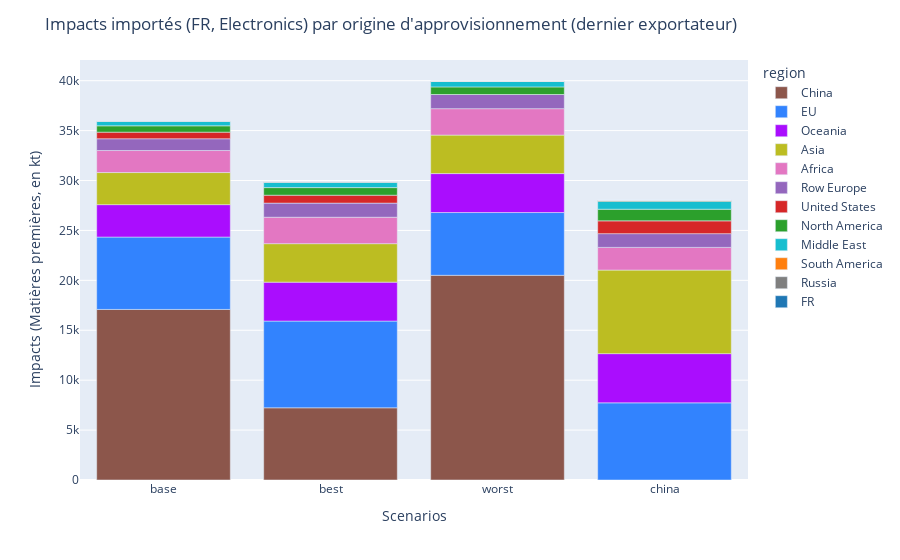
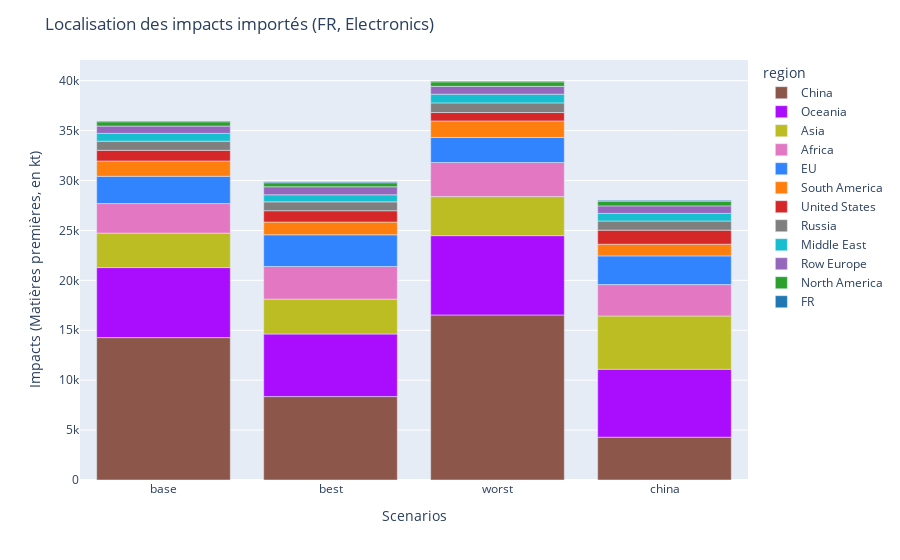

Here is the notebook cell these charts were saved with, in order:
### Code cell
plot_impacts_by_exporting_country_for_one_product(model_no_cap, sector="Electronics",country_importing="FR", stressors_to_display = 'Matières premières', scope =3)
plot_impacts_location_for_one_product(model_no_cap , 'Electronics',country_importing="FR",stressors_to_display = 'Matières premières')

### Figure 1 — Plotly figure (JSON) as saved in the notebook; plotly's stock layout.template omitted (floating-point values rounded to 4 significant figures)
{"data": [{"alignmentgroup": "True", "hovertemplate": "<b>%{hovertext}</b><br><br>region=China<br>scenario=%{x}<br>emissions=%{y}<extra></extra>", "hovertext": ["China", "China", "China", "China"], "legendgroup": "China", "marker": {"color": "#8C564B", "pattern": {"shape": ""}}, "name": "China", "offsetgroup": "China", "orientation": "v", "showlegend": true, "textposition": "auto", "type": "bar", "x": ["base", "best", "worst", "china"], "xaxis": "x", "y": [17090.0, 7233.0, 20510.0, 0], "yaxis": "y"}, {"alignmentgroup": "True", "hovertemplate": "<b>%{hovertext}</b><br><br>region=EU<br>scenario=%{x}<br>emissions=%{y}<extra></extra>", "hovertext": ["EU", "EU", "EU", "EU"], "legendgroup": "EU", "marker": {"color": "#3283FE", "pattern": {"shape": ""}}, "name": "EU", "offsetgroup": "EU", "orientation": "v", "showlegend": true, "textposition": "auto", "type": "bar", "x": ["base", "best", "worst", "china"], "xaxis": "x", "y": [7250.0, 8688.0, 6290.0, 7731.0], "yaxis": "y"}, {"alignmentgroup": "True", "hovertemplate": "<b>%{hovertext}</b><br><br>region=Oceania<br>scenario=%{x}<br>emissions=%{y}<extra></extra>", "hovertext": ["Oceania", "Oceania", "Oceania", "Oceania"], "legendgroup": "Oceania", "marker": {"color": "#AA0DFE", "pattern": {"shape": ""}}, "name": "Oceania", "offsetgroup": "Oceania", "orientation": "v", "showlegend": true, "textposition": "auto", "type": "bar", "x": ["base", "best", "worst", "china"], "xaxis": "x", "y": [3249.0, 3899.0, 3900.0, 4928.0], "yaxis": "y"}, {"alignmentgroup": "True", "hovertemplate": "<b>%{hovertext}</b><br><br>region=Asia<br>scenario=%{x}<br>emissions=%{y}<extra></extra>", "hovertext": ["Asia", "Asia", "Asia", "Asia"], "legendgroup": "Asia", "marker": {"color": "#BCBD22", "pattern": {"shape": ""}}, "name": "Asia", "offsetgroup": "Asia", "orientation": "v", "showlegend": true, "textposition": "auto", "type": "bar", "x": ["base", "best", "worst", "china"], "xaxis": "x", "y": [3212.0, 3855.0, 3855.0, 8369.0], "yaxis": "y"}, {"alignmentgroup": "True", "hovertemplate": "<b>%{hovertext}</b><br><br>region=Africa<br>scenario=%{x}<br>emissions=%{y}<extra></extra>", "hovertext": ["Africa", "Africa", "Africa", "Africa"], "legendgroup": "Africa", "marker": {"color": "#E377C2", "pattern": {"shape": ""}}, "name": "Africa", "offsetgroup": "Africa", "orientation": "v", "showlegend": true, "textposition": "auto", "type": "bar", "x": ["base", "best", "worst", "china"], "xaxis": "x", "y": [2207.0, 2648.0, 2649.0, 2275.0], "yaxis": "y"}, {"alignmentgroup": "True", "hovertemplate": "<b>%{hovertext}</b><br><br>region=Row Europe<br>scenario=%{x}<br>emissions=%{y}<extra></extra>", "hovertext": ["Row Europe", "Row Europe", "Row Europe", "Row Europe"], "legendgroup": "Row Europe", "marker": {"color": "#9467BD", "pattern": {"shape": ""}}, "name": "Row Europe", "offsetgroup": "Row Europe", "orientation": "v", "showlegend": true, "textposition": "auto", "type": "bar", "x": ["base", "best", "worst", "china"], "xaxis": "x", "y": [1181.0, 1415.0, 1418.0, 1377.0], "yaxis": "y"}, {"alignmentgroup": "True", "hovertemplate": "<b>%{hovertext}</b><br><br>region=United States<br>scenario=%{x}<br>emissions=%{y}<extra></extra>", "hovertext": ["United States", "United States", "United States", "United States"], "legendgroup": "United States", "marker": {"color": "#D62728", "pattern": {"shape": ""}}, "name": "United States", "offsetgroup": "United States", "orientation": "v", "showlegend": true, "textposition": "auto", "type": "bar", "x": ["base", "best", "worst", "china"], "xaxis": "x", "y": [660.4, 792.4, 0, 1280.0], "yaxis": "y"}, {"alignmentgroup": "True", "hovertemplate": "<b>%{hovertext}</b><br><br>region=North America<br>scenario=%{x}<br>emissions=%{y}<extra></extra>", "hovertext": ["North America", "North America", "North America", "North America"], "legendgroup": "North America", "marker": {"color": "#2CA02C", "pattern": {"shape": ""}}, "name": "North America", "offsetgroup": "North America", "orientation": "v", "showlegend": true, "textposition": "auto", "type": "bar", "x": ["base", "best", "worst", "china"], "xaxis": "x", "y": [634.3, 761.0, 761.4, 1165.0], "yaxis": "y"}, {"alignmentgroup": "True", "hovertemplate": "<b>%{hovertext}</b><br><br>region=Middle East<br>scenario=%{x}<br>emissions=%{y}<extra></extra>", "hovertext": ["Middle East", "Middle East", "Middle East", "Middle East"], "legendgroup": "Middle East", "marker": {"color": "#17BECF", "pattern": {"shape": ""}}, "name": "Middle East", "offsetgroup": "Middle East", "orientation": "v", "showlegend": true, "textposition": "auto", "type": "bar", "x": ["base", "best", "worst", "china"], "xaxis": "x", "y": [456.6, 547.8, 548.1, 809.4], "yaxis": "y"}, {"alignmentgroup": "True", "hovertemplate": "<b>%{hovertext}</b><br><br>region=South America<br>scenario=%{x}<br>emissions=%{y}<extra></extra>", "hovertext": ["South America", "South America", "South America", "South America"], "legendgroup": "South America", "marker": {"color": "#FF7F0E", "pattern": {"shape": ""}}, "name": "South America", "offsetgroup": "South America", "orientation": "v", "showlegend": true, "textposition": "auto", "type": "bar", "x": ["base", "best", "worst", "china"], "xaxis": "x", "y": [29.19, 35.03, 35.04, 59.63], "yaxis": "y"}, {"alignmentgroup": "True", "hovertemplate": "<b>%{hovertext}</b><br><br>region=Russia<br>scenario=%{x}<br>emissions=%{y}<extra></extra>", "hovertext": ["Russia", "Russia", "Russia", "Russia"], "legendgroup": "Russia", "marker": {"color": "#7F7F7F", "pattern": {"shape": ""}}, "name": "Russia", "offsetgroup": "Russia", "orientation": "v", "showlegend": true, "textposition": "auto", "type": "bar", "x": ["base", "best", "worst", "china"], "xaxis": "x", "y": [7.361, 0, 8.834, 22.59], "yaxis": "y"}, {"alignmentgroup": "True", "hovertemplate": "<b>%{hovertext}</b><br><br>region=FR<br>scenario=%{x}<br>emissions=%{y}<extra></extra>", "hovertext": ["FR", "FR", "FR", "FR"], "legendgroup": "FR", "marker": {"color": "#1F77B4", "pattern": {"shape": ""}}, "name": "FR", "offsetgroup": "FR", "orientation": "v", "showlegend": true, "textposition": "auto", "type": "bar", "x": ["base", "best", "worst", "china"], "xaxis": "x", "y": [0, 0, 0, 0], "yaxis": "y"}], "layout": {"barmode": "relative", "legend": {"title": {"text": "region"}, "tracegroupgap": 0}, "margin": {"t": 60}, "title": {"text": "Impacts importés (FR, Electronics) par origine d'approvisionnement (dernier exportateur)"}, "xaxis": {"anchor": "y", "domain": [0, 1], "title": {"text": "Scenarios"}}, "yaxis": {"anchor": "x", "domain": [0, 1], "title": {"text": "Impacts (Matières premières, en kt)"}}}}

### Figure 2 — Plotly figure (JSON) as saved in the notebook; plotly's stock layout.template omitted (floating-point values rounded to 4 significant figures)
{"data": [{"alignmentgroup": "True", "hovertemplate": "<b>%{hovertext}</b><br><br>region=China<br>scenario=%{x}<br>emissivity=%{y}<extra></extra>", "hovertext": ["China", "China", "China", "China"], "legendgroup": "China", "marker": {"color": "#8C564B", "pattern": {"shape": ""}}, "name": "China", "offsetgroup": "China", "orientation": "v", "showlegend": true, "textposition": "auto", "type": "bar", "x": ["base", "best", "worst", "china"], "xaxis": "x", "y": [14260.0, 8356.0, 16530.0, 4288.0], "yaxis": "y"}, {"alignmentgroup": "True", "hovertemplate": "<b>%{hovertext}</b><br><br>region=Oceania<br>scenario=%{x}<br>emissivity=%{y}<extra></extra>", "hovertext": ["Oceania", "Oceania", "Oceania", "Oceania"], "legendgroup": "Oceania", "marker": {"color": "#AA0DFE", "pattern": {"shape": ""}}, "name": "Oceania", "offsetgroup": "Oceania", "orientation": "v", "showlegend": true, "textposition": "auto", "type": "bar", "x": ["base", "best", "worst", "china"], "xaxis": "x", "y": [7015.0, 6268.0, 7943.0, 6806.0], "yaxis": "y"}, {"alignmentgroup": "True", "hovertemplate": "<b>%{hovertext}</b><br><br>region=Asia<br>scenario=%{x}<br>emissivity=%{y}<extra></extra>", "hovertext": ["Asia", "Asia", "Asia", "Asia"], "legendgroup": "Asia", "marker": {"color": "#BCBD22", "pattern": {"shape": ""}}, "name": "Asia", "offsetgroup": "Asia", "orientation": "v", "showlegend": true, "textposition": "auto", "type": "bar", "x": ["base", "best", "worst", "china"], "xaxis": "x", "y": [3455.0, 3498.0, 3912.0, 5338.0], "yaxis": "y"}, {"alignmentgroup": "True", "hovertemplate": "<b>%{hovertext}</b><br><br>region=Africa<br>scenario=%{x}<br>emissivity=%{y}<extra></extra>", "hovertext": ["Africa", "Africa", "Africa", "Africa"], "legendgroup": "Africa", "marker": {"color": "#E377C2", "pattern": {"shape": ""}}, "name": "Africa", "offsetgroup": "Africa", "orientation": "v", "showlegend": true, "textposition": "auto", "type": "bar", "x": ["base", "best", "worst", "china"], "xaxis": "x", "y": [2958.0, 3269.0, 3417.0, 3141.0], "yaxis": "y"}, {"alignmentgroup": "True", "hovertemplate": "<b>%{hovertext}</b><br><br>region=EU<br>scenario=%{x}<br>emissivity=%{y}<extra></extra>", "hovertext": ["EU", "EU", "EU", "EU"], "legendgroup": "EU", "marker": {"color": "#3283FE", "pattern": {"shape": ""}}, "name": "EU", "offsetgroup": "EU", "orientation": "v", "showlegend": true, "textposition": "auto", "type": "bar", "x": ["base", "best", "worst", "china"], "xaxis": "x", "y": [2733.0, 3172.0, 2505.0, 2879.0], "yaxis": "y"}, {"alignmentgroup": "True", "hovertemplate": "<b>%{hovertext}</b><br><br>region=South America<br>scenario=%{x}<br>emissivity=%{y}<extra></extra>", "hovertext": ["South America", "South America", "South America", "South America"], "legendgroup": "South America", "marker": {"color": "#FF7F0E", "pattern": {"shape": ""}}, "name": "South America", "offsetgroup": "South America", "orientation": "v", "showlegend": true, "textposition": "auto", "type": "bar", "x": ["base", "best", "worst", "china"], "xaxis": "x", "y": [1534.0, 1276.0, 1658.0, 1170.0], "yaxis": "y"}, {"alignmentgroup": "True", "hovertemplate": "<b>%{hovertext}</b><br><br>region=United States<br>scenario=%{x}<br>emissivity=%{y}<extra></extra>", "hovertext": ["United States", "United States", "United States", "United States"], "legendgroup": "United States", "marker": {"color": "#D62728", "pattern": {"shape": ""}}, "name": "United States", "offsetgroup": "United States", "orientation": "v", "showlegend": true, "textposition": "auto", "type": "bar", "x": ["base", "best", "worst", "china"], "xaxis": "x", "y": [1067.0, 1137.0, 840.6, 1410.0], "yaxis": "y"}, {"alignmentgroup": "True", "hovertemplate": "<b>%{hovertext}</b><br><br>region=Russia<br>scenario=%{x}<br>emissivity=%{y}<extra></extra>", "hovertext": ["Russia", "Russia", "Russia", "Russia"], "legendgroup": "Russia", "marker": {"color": "#7F7F7F", "pattern": {"shape": ""}}, "name": "Russia", "offsetgroup": "Russia", "orientation": "v", "showlegend": true, "textposition": "auto", "type": "bar", "x": ["base", "best", "worst", "china"], "xaxis": "x", "y": [914.5, 887.2, 967.9, 914.3], "yaxis": "y"}, {"alignmentgroup": "True", "hovertemplate": "<b>%{hovertext}</b><br><br>region=Middle East<br>scenario=%{x}<br>emissivity=%{y}<extra></extra>", "hovertext": ["Middle East", "Middle East", "Middle East", "Middle East"], "legendgroup": "Middle East", "marker": {"color": "#17BECF", "pattern": {"shape": ""}}, "name": "Middle East", "offsetgroup": "Middle East", "orientation": "v", "showlegend": true, "textposition": "auto", "type": "bar", "x": ["base", "best", "worst", "china"], "xaxis": "x", "y": [781.5, 709.0, 872.1, 759.0], "yaxis": "y"}, {"alignmentgroup": "True", "hovertemplate": "<b>%{hovertext}</b><br><br>region=Row Europe<br>scenario=%{x}<br>emissivity=%{y}<extra></extra>", "hovertext": ["Row Europe", "Row Europe", "Row Europe", "Row Europe"], "legendgroup": "Row Europe", "marker": {"color": "#9467BD", "pattern": {"shape": ""}}, "name": "Row Europe", "offsetgroup": "Row Europe", "orientation": "v", "showlegend": true, "textposition": "auto", "type": "bar", "x": ["base", "best", "worst", "china"], "xaxis": "x", "y": [733.6, 802.5, 783.1, 755.2], "yaxis": "y"}, {"alignmentgroup": "True", "hovertemplate": "<b>%{hovertext}</b><br><br>region=North America<br>scenario=%{x}<br>emissivity=%{y}<extra></extra>", "hovertext": ["North America", "North America", "North America", "North America"], "legendgroup": "North America", "marker": {"color": "#2CA02C", "pattern": {"shape": ""}}, "name": "North America", "offsetgroup": "North America", "orientation": "v", "showlegend": true, "textposition": "auto", "type": "bar", "x": ["base", "best", "worst", "china"], "xaxis": "x", "y": [434.0, 405.7, 454.5, 468.9], "yaxis": "y"}, {"alignmentgroup": "True", "hovertemplate": "<b>%{hovertext}</b><br><br>region=FR<br>scenario=%{x}<br>emissivity=%{y}<extra></extra>", "hovertext": ["FR", "FR", "FR", "FR"], "legendgroup": "FR", "marker": {"color": "#1F77B4", "pattern": {"shape": ""}}, "name": "FR", "offsetgroup": "FR", "orientation": "v", "showlegend": true, "textposition": "auto", "type": "bar", "x": ["base", "best", "worst", "china"], "xaxis": "x", "y": [84.04, 94.09, 81.81, 87.88], "yaxis": "y"}], "layout": {"barmode": "relative", "legend": {"title": {"text": "region"}, "tracegroupgap": 0}, "margin": {"t": 60}, "title": {"text": "Localisation des impacts importés (FR, Electronics)"}, "xaxis": {"anchor": "y", "domain": [0, 1], "title": {"text": "Scenarios"}}, "yaxis": {"anchor": "x", "domain": [0, 1], "title": {"text": "Impacts (Matières premières, en kt)"}}}}
